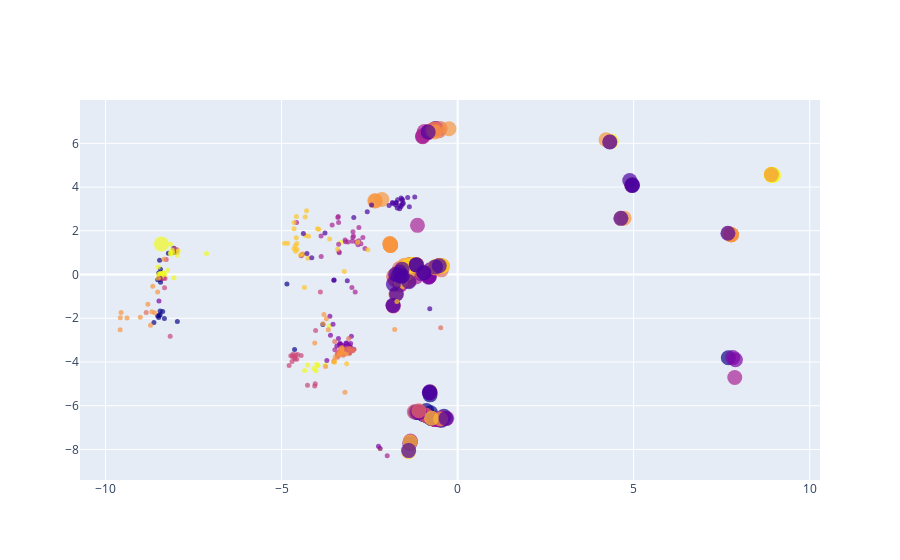

Source (notebook cell):
### Code cell
# t-SNE of the merged tensor

class_labels = np.array([[label for _ in range(30)] for label in true_labels]).flatten().tolist()

unique_labels = sorted(set(class_labels))
label_to_int = {label: i for i, label in enumerate(unique_labels)}

color_list = [label_to_int[label] for label in class_labels]

text_labels = []
for i,label in enumerate(class_labels):
    text_labels.append(label + ': "' + labels[i] + '"')

tsne = TSNE(n_components=2, verbose=0, perplexity=40, n_iter=300)
image_text_tsne = tsne.fit_transform(text_cat_image.to('cpu'))

sizes = np.array([15 if i < 270 else 5 for i in range(len(image_text_tsne))])

hover_labels = text_labels + class_labels

fig = go.Figure()
fig.add_trace(go.Scatter(
    x=image_text_tsne[:540, 0],
    y=image_text_tsne[:540, 1],
    mode='markers',
    text=hover_labels,
    hoverinfo = 'text',
    hovertemplate='%{text}<extra></extra>',
    marker=dict(
        size=sizes,
        color=color_list + color_list,
        opacity=0.7,
        line=dict(width=0),
    ),
    showlegend=False
))

fig.update_layout(
legend=dict(
    title='Types de données',
    x=0.01,
    y=0.99,
    bgcolor='rgba(255,255,255,0.8)',
    bordercolor='black',
    borderwidth=1
    )
)
fig.data[0].name = "Image embeddings"

fig.update_traces(
    marker=dict(
                line=dict(width=0,)
                ))

path='/home/onyxia/work/DetailCLIP/images/text + image/image.png'
fig.write_image(path, format='png', engine='kaleido')
fig.show()

### Figure 1 — Plotly figure (JSON) as saved in the notebook; plotly's stock layout.template omitted (floating-point values rounded to 4 significant figures; data arrays with more than 128 entries replaced by an {"elided": "..."} marker saying what was removed)
{"data": [{"hoverinfo": "text", "hovertemplate": "%{text}<extra></extra>", "marker": {"color": {"elided": "540 int values"}, "line": {"width": 0}, "opacity": 0.7, "size": {"elided": "6190 int values"}}, "mode": "markers", "name": "Image embeddings", "showlegend": false, "text": {"elided": "540 str values"}, "type": "scatter", "x": {"elided": "540 float values"}, "y": {"elided": "540 float values"}}], "layout": {"legend": {"bgcolor": "rgba(255,255,255,0.8)", "bordercolor": "black", "borderwidth": 1, "title": {"text": "Types de données"}, "x": 0.01, "y": 0.99}}}
